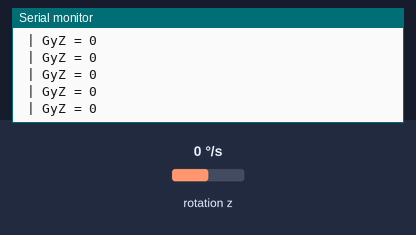
Simulated run of this sketch. Board: Arduino Uno, built with avr-gcc and run on an emulated ATmega328P. Parts: the last lines printed to the serial monitor. Wiring (inferred from the names in the program): MPU-6050 motion sensor at I2C address 0x68. The inputs (shaded band) are chosen by the test bench; at power-on: rotation z 0 °/s.

Above: at 1.2 s.
1.3 s: rotation z set to -192 °/s
At 1.33 s:
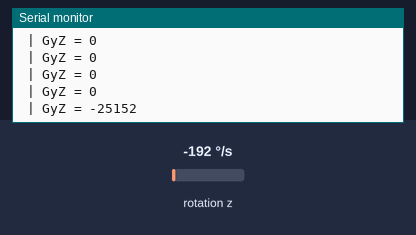
2.8 s: rotation z set to -100 °/s
At 2.86 s:
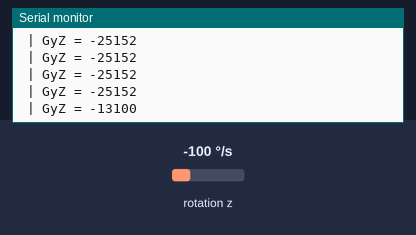
Timing chart, 0 to 5.8 s (numbered marks = the images above; inputs shaded):
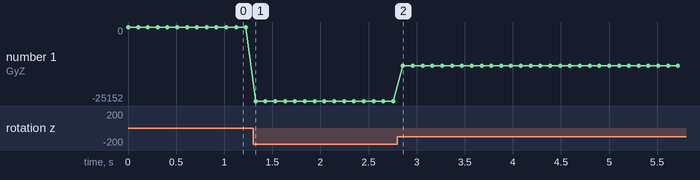

The sketch:

MPU_6050.ino
```cpp
// MPU-6050 Short Example Sketch
//www.elegoo.com
//2016.12.9

#include <Wire.h>

#define MPU_addr 0x68  // I2C address of the MPU-6050
int16_t AcX, AcY, AcZ, Tmp, GyX, GyY, GyZ;

void setup(){
  Wire.begin();

  Wire.beginTransmission(MPU_addr);

  Wire.write(0x6B);  // PWR_MGMT_1 register
  Wire.write(0);     // set to zero (wakes up the MPU-6050)

  Wire.endTransmission(true);

  Serial.begin(9600);
}
/*
void loop(){
  Wire.beginTransmission(MPU_addr);

  Wire.write(0x3B);  // starting with register 0x3B (ACCEL_XOUT_H)

  Wire.endTransmission(false);

  Wire.requestFrom(MPU_addr, 14, true);  // request a total of 14 registers

  AcX = Wire.read() << 8 | Wire.read();  // 0x3B (ACCEL_XOUT_H) & 0x3C (ACCEL_XOUT_L)
  AcY = Wire.read() << 8 | Wire.read();  // 0x3D (ACCEL_YOUT_H) & 0x3E (ACCEL_YOUT_L)
  AcZ = Wire.read() << 8 | Wire.read();  // 0x3F (ACCEL_ZOUT_H) & 0x40 (ACCEL_ZOUT_L)
  Tmp = Wire.read() << 8 | Wire.read();  // 0x41 (TEMP_OUT_H) & 0x42 (TEMP_OUT_L)
  GyX = Wire.read() << 8 | Wire.read();  // 0x43 (GYRO_XOUT_H) & 0x44 (GYRO_XOUT_L)
  GyY = Wire.read() << 8 | Wire.read();  // 0x45 (GYRO_YOUT_H) & 0x46 (GYRO_YOUT_L)
  GyZ = Wire.read() << 8 | Wire.read();  // 0x47 (GYRO_ZOUT_H) & 0x48 (GYRO_ZOUT_L)

  Serial.print(" | AcX = "); Serial.println(AcX);
  Serial.print(" | AcY = "); Serial.println(AcY);
  Serial.print(" | AcZ = "); Serial.println(AcZ);
  Serial.print(" | Tmp = "); Serial.println(Tmp/340.00+36.53);  //equation for temperature in degrees C from datasheet
  Serial.print(" | GyX = "); Serial.println(GyX);
  Serial.print(" | GyY = "); Serial.println(GyY);
  Serial.print(" | GyZ = "); Serial.println(GyZ);
  Serial.println();

  delay(1000);
}
*/

void loop(){
  Wire.beginTransmission(MPU_addr);

  Wire.write(0x47);  // starting with register 0x3B (ACCEL_XOUT_H)

  Wire.endTransmission(false);

  Wire.requestFrom(MPU_addr, 14, true);  // request a total of 14 registers

  GyZ = Wire.read() << 8 | Wire.read();  // 0x47 (GYRO_ZOUT_H) & 0x48 (GYRO_ZOUT_L)
  //AcZ = Wire.read() << 8 | Wire.read();  // 0x3F (ACCEL_ZOUT_H) & 0x40 (ACCEL_ZOUT_L)
  Serial.print(" | GyZ = "); Serial.println(GyZ);
  //Serial.print(" | AcZ = "); Serial.println(AcZ);
  Serial.println();

  delay(100);
}
```

Measured:
- after the input at 1.3 s, the serial monitor: prints a new line at once (image 1)
- after the input at 2.8 s, the serial monitor: prints a new line after 0.06 s (image 2)
- plotted number 1: 0 → -25152 after the input at 1.3 s, -25152 → -13100 after the input at 2.8 s
